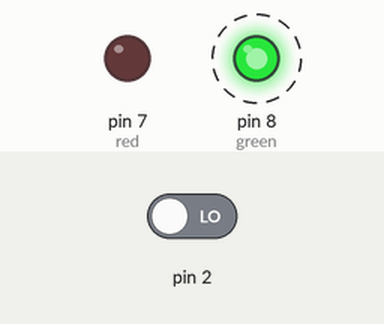
Simulated run of this sketch. Board: Arduino Nano, built with avr-gcc and run on an emulated ATmega328P. Parts: output pins drawn as LEDs (lit = HIGH). Dashed ring = blinking. The inputs (shaded band) are chosen by the test bench; at power-on: pin 2 LOW.

Above: at 0.5 s.
Timing chart, 0 to 3.0 s (numbered marks = the images above):
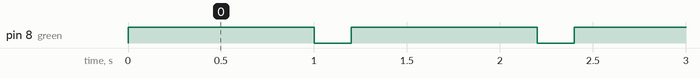

Measured:
- by itself, pin 8 (green): alternates HIGH for 1.0 s and LOW for 0.20 s

The sketch:

interruccion.ino
```cpp
int red = 7;
int green = 8;
int boton = 11;

void setup()
{
pinMode(red, OUTPUT);
pinMode(green, OUTPUT);
pinMode(boton, INPUT);

//Creamos la interrupcion
attachInterrupt(0, alarma, RISING);
}

void loop()
{
digitalWrite(green, HIGH);
delay(1000);
digitalWrite(green, LOW);
delay(200);
}

//Codigo de la interrupcion
void alarma()
{
digitalWrite(green, LOW);
while(digitalRead(boton) == HIGH)
{
digitalWrite(red, HIGH);
delay(200);
digitalWrite(red, LOW);
delay(200);
}
}
```
